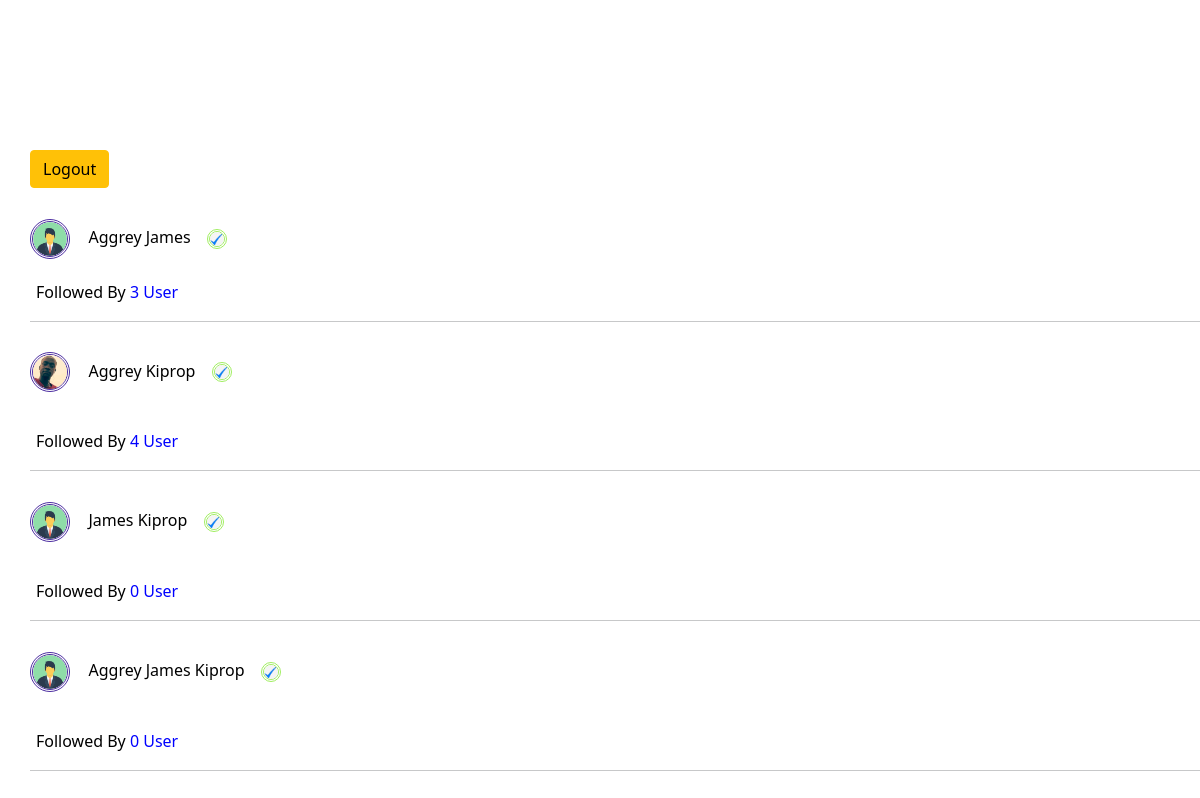
The page /chatme/chats.php (signed in) on the database its author committed.
### tables this page shows
CREATE TABLE `user` (
  `id` int(11) NOT NULL,
  `full_name` varchar(100) NOT NULL,
  `profile_photo` varchar(100) NOT NULL,
  `username` varchar(50) NOT NULL,
  `password` varchar(100) NOT NULL,
  `verified` int(3) NOT NULL
);

### chatme/chats.php (the view, shortened to what this page needs)
<?php
include('./../database/database.php');
?>
<!DOCTYPE html>
<html>
<head>
	<link rel="stylesheet" type="text/css" href="./../others/bootstrap.css">
</head>
<body>
	<div>
		<a href="logout.php" class="btn btn-warning">Logout</a>
	</div>
	<?php
	$currentuser = $_SESSION['userid'];
	$query = "SELECT * FROM user WHERE id <> '$currentuser'";
	$result = mysqli_query($connect, $query);
	if (mysqli_num_rows($result) > 0) {
		while($rows = mysqli_fetch_assoc($result)) {
			$verify_tick = $rows['verified'];
			$profile_photo = $rows['profile_photo'];
			$user_id_for_followers = $rows['id'];
		?>
		<div>
			<p>
				<form method="GET" action="read.php">
					<img src="./profile/<?php echo $profile_photo;?>" class="profile_user">
					<button name="user" value="<?php echo $rows['id'];?>">&nbsp;&nbsp;<?php echo $rows['full_name'];?>    &nbsp;&nbsp;
					    <?php if($verify_tick == 1) {?><img src="./photos/verify.jpg" class="verified">
				    </button>
			    </form>
		<?php
	}
		    $select_followers = "SELECT * FROM followers WHERE my_id = '$user_id_for_followers'";
		    $select_followers_result = mysqli_query($connect, $select_followers);
		    $count_followers = mysqli_num_rows($select_followers_result);
		    echo "
		    <form method='GET' action='./friends.php'>
		        <input type='hidden' name='friends' value='" .$user_id_for_followers. "'>
		        <button>Followed By
		            <span style='color: blue;'>" .$count_followers. " User</span>
		        </button>
		    <form>";
		    ?>
		    </p>
        </div>
        <hr>
        <?php
}
}
	?>
</body>
</html>

### chatme/chats.php (style rules this page uses)
body { margin-top: 150px; margin-left: 30px; }
button { margin-top: 20px; border-top: none; border-bottom: none; border-left: none; border-right: none; background-color: white; }
.verified { width: 20px; height: 20px; border-radius: 100%; border-style: double; border-color: rgb(160, 238, 95); }
.profile_user { width: 40px; height: 40px; border-radius: 100%; border-style: double; border-color: rgb(77, 46, 161); }

### rows shown on the page
user: profile_photo (picture), $rows['id'] 2 (drawn), full_name "Aggrey James", verified 1 (drawn), count_followers "3"
user: profile_photo (picture), $rows['id'] 3 (drawn), full_name "Aggrey Kiprop", verified 1 (drawn), count_followers "4"
user: profile_photo (picture), $rows['id'] 4 (drawn), full_name "James Kiprop", verified 1 (drawn), count_followers "0"
user: profile_photo (picture), $rows['id'] 6 (drawn), full_name "Aggrey James Kiprop", verified 1 (drawn), count_followers "0"
